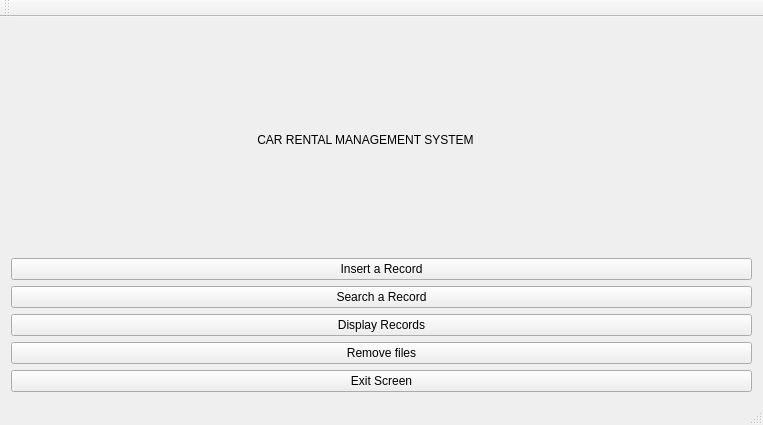
<?xml version="1.0" encoding="UTF-8"?>
<ui version="4.0">
 <class>MainWindow</class>
 <widget class="QMainWindow" name="MainWindow">
  <property name="geometry">
   <rect>
    <x>0</x>
    <y>0</y>
    <width>763</width>
    <height>425</height>
   </rect>
  </property>
  <property name="windowTitle">
   <string>MainWindow</string>
  </property>
  <widget class="QWidget" name="centralWidget">
   <layout class="QVBoxLayout" name="verticalLayout_2">
    <item>
     <layout class="QVBoxLayout" name="verticalLayout">
      <property name="sizeConstraint">
       <enum>QLayout::SetDefaultConstraint</enum>
      </property>
      <item>
       <widget class="QLabel" name="label">
        <property name="text">
         <string>                                                                          CAR RENTAL MANAGEMENT SYSTEM</string>
        </property>
       </widget>
      </item>
      <item>
       <widget class="QPushButton" name="pushButton">
        <property name="text">
         <string>Insert a Record</string>
        </property>
       </widget>
      </item>
      <item>
       <widget class="QPushButton" name="pushButton_2">
        <property name="text">
         <string>Search a Record</string>
        </property>
       </widget>
      </item>
      <item>
       <widget class="QPushButton" name="pushButton_3">
        <property name="text">
         <string>Display Records</string>
        </property>
       </widget>
      </item>
      <item>
       <widget class="QPushButton" name="pushButton_4">
        <property name="text">
         <string>Remove files</string>
        </property>
       </widget>
      </item>
     </layout>
    </item>
    <item>
     <widget class="QPushButton" name="pushButton_5">
      <property name="text">
       <string>Exit Screen</string>
      </property>
     </widget>
    </item>
   </layout>
  </widget>
  <widget class="QMenuBar" name="menuBar">
   <property name="geometry">
    <rect>
     <x>0</x>
     <y>0</y>
     <width>763</width>
     <height>24</height>
    </rect>
   </property>
  </widget>
  <widget class="QToolBar" name="mainToolBar">
   <attribute name="toolBarArea">
    <enum>TopToolBarArea</enum>
   </attribute>
   <attribute name="toolBarBreak">
    <bool>false</bool>
   </attribute>
  </widget>
  <widget class="QStatusBar" name="statusBar"/>
 </widget>
 <layoutdefault spacing="6" margin="11"/>
 <resources/>
 <connections/>
</ui>
